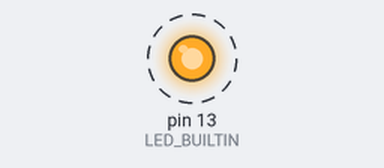
Simulated run of this sketch. Board: Arduino Uno, built with avr-gcc and run on an emulated ATmega328P. On the bench: output pins drawn as LEDs (lit = HIGH). Dashed ring = blinking. What the sketch prints to the serial monitor is not drawn.

Above: at 0.5 s.
Timing chart, 0 to 4.6 s (numbered marks = the images above):
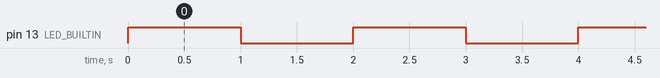

The sketch:

arduinoside.ino
```cpp
int i =0;

void setup() {
  Serial.begin(115200);              //Starting serial communication
  pinMode(LED_BUILTIN, OUTPUT);
}

void loop() {

  Serial.println(i);   // send the data
  i = i + 1;
  digitalWrite(LED_BUILTIN, HIGH);   // turn the LED on (HIGH is the voltage level)
  delay(1000);                  // give the loop some break

  Serial.println(i);   // send the data
  i = i + 1;
  digitalWrite(LED_BUILTIN, LOW);    // turn the LED off by making the voltage LOW
  delay(1000);                       // wait for a second

  if(i>10000)
    i=0;
}
```

Measured:
- by itself, pin 13 (LED_BUILTIN): alternates HIGH for 1.0 s and LOW for 1.0 s
